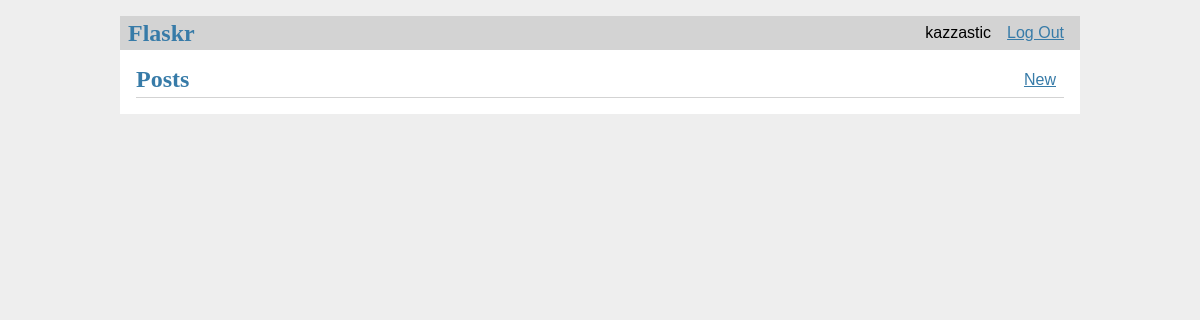
/ (signed in), run on an earlier commit of the app's database.
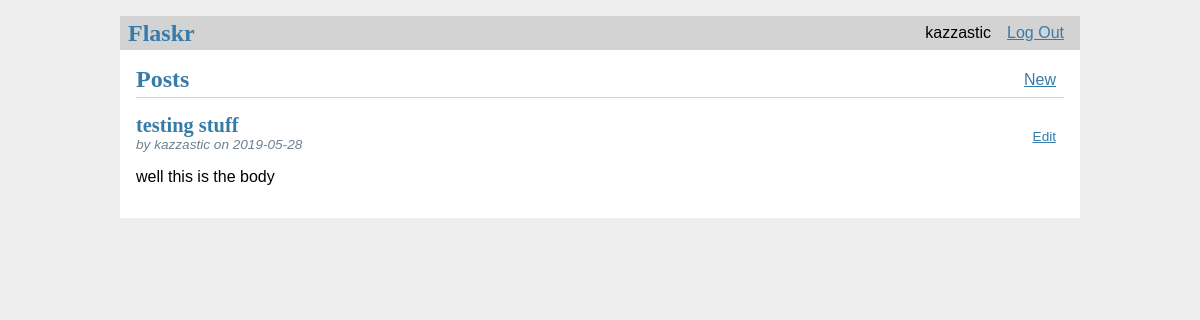
And on a later commit of the database.
### tables this page shows
CREATE TABLE user (
  id INTEGER PRIMARY KEY AUTOINCREMENT,
  username TEXT UNIQUE NOT NULL,
  password TEXT NOT NULL
);

CREATE TABLE post (
  id INTEGER PRIMARY KEY AUTOINCREMENT,
  author_id INTEGER NOT NULL,
  created TIMESTAMP NOT NULL DEFAULT CURRENT_TIMESTAMP,
  title TEXT NOT NULL,
  body TEXT NOT NULL,
  FOREIGN KEY (author_id) REFERENCES user (id)
);

### flaskr/blog.py (the view)
@bp.route('/')
def index():
    db = get_db()
    posts = db.execute(
        'SELECT p.id, title, body, created, author_id, username'
        ' FROM post p JOIN user u ON p.author_id = u.id'
        ' ORDER BY created DESC'
    ).fetchall()
    return render_template('blog/index.html', posts=posts)

### flaskr/auth.py (called while the page is built)
@bp.before_app_request
def load_logged_in_user():
    user_id = session.get('user_id')
    if user_id is None:
        g.user = None
    else:
        g.user = get_db().execute(
            'SELECT * FROM user WHERE id = ?', (user_id,)
        ).fetchone()

### flaskr/db.py (called while the page is built)
def get_db():
    if 'db' not in g:
        g.db = sqlite3.connect(
            current_app.config['DATABASE'],
            detect_types=sqlite3.PARSE_DECLTYPES
        )
        g.db.row_factory = sqlite3.Row
    return g.db

### flaskr/templates/blog/index.html (shortened to what this page needs)
{% extends 'base.html' %}
{% block header %}
  <h1>{% block title %}Posts{% endblock %}</h1>
  {% if g.user %}
    <a class="action" href="{{ url_for('blog.create') }}">New</a>
  {% endif %}
{% endblock %}
{% block content %}
  {% for post in posts %}
    <article class="post">
      <header>
        <div>
          <h1>{{ post['title'] }}</h1>
          <div class="about">by {{ post['username'] }} on {{ post['created'].strftime('%Y-%m-%d') }}</div>
        </div>
        {% if g.user['id'] == post['author_id'] %}
          <a class="action" href="{{ url_for('blog.update', id=post['id']) }}">Edit</a>
        {% endif %}
      </header>
      <p class="body">{{ post['body'] }}</p>
    </article>
  {% endfor %}
{% endblock %}

### flaskr/templates/base.html (shortened to what this page needs)
<!doctype html>
<link rel="stylesheet" href="{{ url_for('static', filename='style.css') }}">
<nav>
  <h1>Flaskr</h1>
  <ul>
    {% if g.user %}
      <li><span>{{ g.user['username'] }}</span>
      <li><a href="{{ url_for('auth.logout') }}">Log Out</a>
    {% else %}
      <li><a href="{{ url_for('auth.register') }}">Register</a>
      <li><a href="{{ url_for('auth.login') }}">Log In</a>
    {% endif %}
  </ul>
</nav>
<section class="content">
  <header>
    {% block header %}{% endblock %}
  </header>
  {% block content %}{% endblock %}
</section>

### flaskr/static/style.css (style rules this page uses)
h1 { font-family: serif; color: #377ba8; margin: 1rem 0; }
a { color: #377ba8; }
nav { background: lightgray; display: flex; align-items: center; padding: 0 0.5rem; }
nav h1 { flex: auto; margin: 0; }
nav ul { display: flex; list-style: none; margin: 0; padding: 0; }
nav ul li a, nav ul li span, header .action { display: block; padding: 0.5rem; }
.content { padding: 0 1rem 1rem; }
.content > header { border-bottom: 1px solid lightgray; display: flex; align-items: flex-end; }
.content > header h1 { flex: auto; margin: 1rem 0 0.25rem 0; }
.post > header { display: flex; align-items: flex-end; font-size: 0.85em; }
.post > header > div:first-of-type { flex: auto; }
.post > header h1 { font-size: 1.5em; margin-bottom: 0; }
.post .about { color: slategray; font-style: italic; }
.post .body { white-space: pre-line; }
.content:last-child { margin-bottom: 0; }

What changed in the data, as far as the page shows it:
added post: title "testing stuff", username "kazzastic", created "2019-05-28", body "well this is the body"
